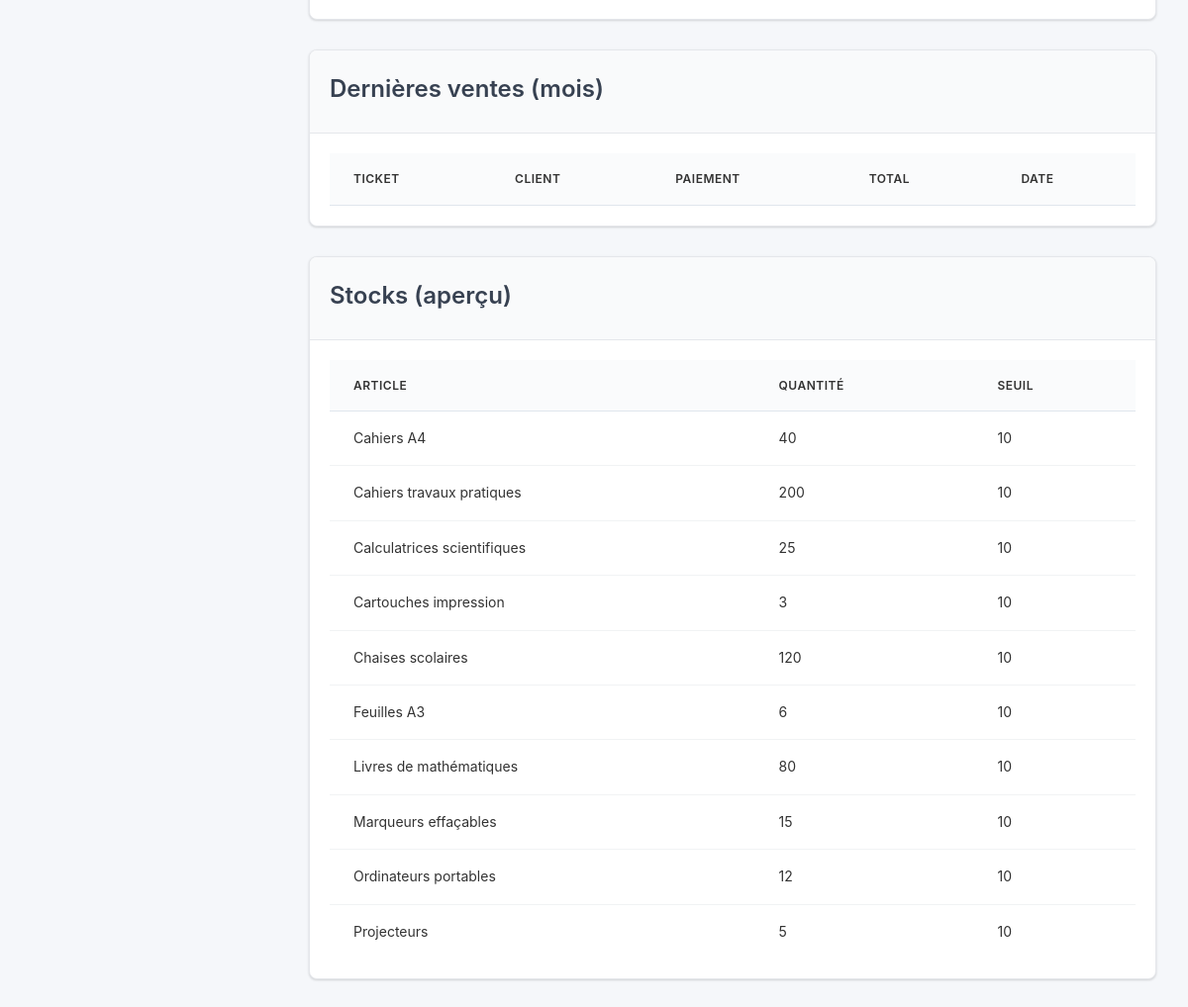
Page /dashboard_directeur.php (signed in, lower part) on the earlier database version.
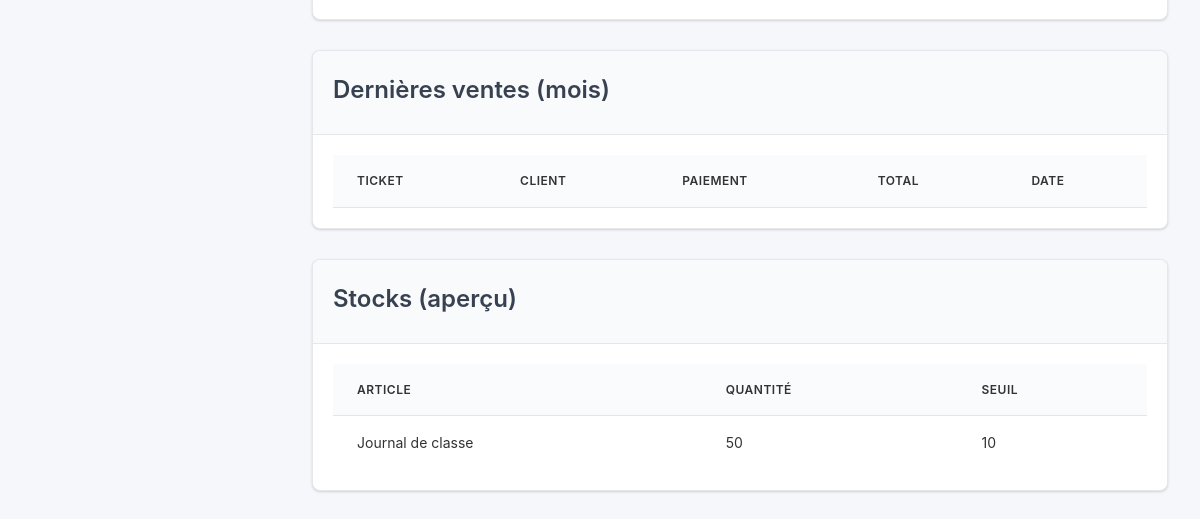
Same page on the later database version.
### tables this page shows
CREATE TABLE `stocks` (
  `id` int(11) NOT NULL,
  `nom_article` varchar(150) NOT NULL,
  `categorie` varchar(100) DEFAULT NULL,
  `code_barres` varchar(64) DEFAULT NULL,
  `prix_achat` decimal(10,2) DEFAULT NULL,
  `quantite` int(11) NOT NULL,
  `seuil` int(11) NOT NULL,
  `created_at` timestamp NOT NULL DEFAULT current_timestamp(),
  `updated_at` timestamp NOT NULL DEFAULT current_timestamp() ON UPDATE current_timestamp(),
  `seuil_alerte` int(11) DEFAULT 10,
  `prix_vente` decimal(10,2) NOT NULL DEFAULT 0.00
);

### dashboard_directeur.php (the view, shortened to what this page needs)
<?php
$pdo = Database::getConnection();
$stocksStmt = $pdo->query('SELECT nom_article, quantite, seuil_alerte FROM stocks ORDER BY nom_article ASC LIMIT 10');
$stocks = $stocksStmt->fetchAll() ?: [];
$additionalCSS = ['assets/css/dashboard.css', 'assets/css/clients.css'];
?>
<div class="clients-page">
	<div class="charts-grid">
		<div class="card">
			<div class="card-body">
			</div>
		</div>
		<div class="card">
			<div class="card-header"><h3 class="card-title">Dernières ventes (mois)</h3></div>
			<div class="card-body">
				<div class="table-responsive">
					<table class="table">
						<thead><tr><th>Ticket</th><th>Client</th><th>Paiement</th><th>Total</th><th>Date</th></tr></thead>
					</table>
				</div>
			</div>
		</div>
		<div class="card">
			<div class="card-header"><h3 class="card-title">Stocks (aperçu)</h3></div>
			<div class="card-body">
				<div class="table-responsive">
					<table class="table">
						<thead><tr><th>Article</th><th>Quantité</th><th>Seuil</th></tr></thead>
						<tbody>
							<?php foreach ($stocks as $s): ?>
							<tr>
								<td><?php echo htmlspecialchars($s['nom_article']); ?></td>
								<td><?php echo (int)$s['quantite']; ?></td>
								<td><?php echo (int)($s['seuil_alerte'] ?? 0); ?></td>
							</tr>
							<?php endforeach; ?>
						</tbody>
					</table>
				</div>
			</div>
		</div>
	</div>
</div>
<?php
$content = ob_get_clean();
include __DIR__ . '/layout/base.php';
?>

### layout/base.php (shortened to what this page needs)
<?php
$bodyClass = $bodyClass ?? '';
$additionalCSS = $additionalCSS ?? [];
?>
<!DOCTYPE html>
<html lang="fr" data-theme="light">
<head>
    <link rel="stylesheet" href="assets/css/style.css">
    <link rel="stylesheet" href="assets/css/notifications.css">
    <link rel="stylesheet" href="https://cdnjs.cloudflare.com/ajax/libs/font-awesome/6.4.0/css/all.min.css">
    <?php foreach ($additionalCSS as $css): ?>
        <link rel="stylesheet" href="<?php echo htmlspecialchars($css); ?>">
    <?php endforeach; ?>
</head>
<body class="<?php echo htmlspecialchars($bodyClass); ?>">
    <div class="app-layout">
        <main class="main-content">
            <div class="content-area">
                <?php
                if (isset($content)) {
                    echo $content;
                } else {
                    if (isset($contentFile) && file_exists($contentFile)) {
                        include $contentFile;
                    }
                }
                ?>
            </div>
        </main>
    </div>
</body>
</html>

### assets/css/style.css (style rules this page uses)
:root { --primary-color: #1E88E5; --primary-hover: #1976D2; --primary-light: #E3F2FD; --secondary-color: #43A047; --secondary-hover: #388E3C; --secondary-light: #E8F5E8; --success-color: #43A047; --warning-color: #FF9800; --danger-color: #F44336; --info-color: #2196F3; --bg-primary: #F5F7FA; --bg-secondary: #FFFFFF; --bg-tertiary: #FAFBFC; --bg-sidebar: #FFFFFF; --bg-header: #FFFFFF; --text-primary: #333333; --text-secondary: #666666; --text-muted: #999999; --text-white: #FFFFFF; --text-dark: #212529; --border-color: #E0E6ED; --border-light: #F1F3F4; --border-dark: #D1D5DB; --shadow-sm: 0 1px 3px rgba(0, 0, 0, 0.1); --shadow-md: 0 4px 6px rgba(0, 0, 0, 0.1); --shadow-lg: 0 10px 15px rgba(0, 0, 0, 0.1); --shadow-xl: 0 20px 25px rgba(0, 0, 0, 0.15); --radius-sm: 4px; --radius-md: 8px; --radius-lg: 12px; --radius-xl: 16px; --radius-full: 50px; --spacing-xs: 0.25rem; --spacing-sm: 0.5rem; --spacing-md: 1rem; --spacing-lg: 1.5rem; --spacing-xl: 2rem; --spacing-2xl: 3rem; --font-family: 'Poppins', -apple-system, BlinkMacSystemFont, 'Segoe UI', Roboto, sans-serif; --font-size-xs: 0.75rem; --font-size-sm: 0.875rem; --font-size-base: 1rem; --font-size-lg: 1.125rem; --font-size-xl: 1.25rem; --font-size-2xl: 1.5rem; --font-size-3xl: 1.875rem; --font-size-4xl: 2.25rem; --transition-fast: 0.15s ease; --transition-normal: 0.3s ease; --transition-slow: 0.5s ease; --sidebar-width: 280px; --sidebar-collapsed-width: 80px; --header-height: 70px; --content-padding: 2rem; }
*, *::before, *::after { box-sizing: border-box; margin: 0; padding: 0; }
html { font-size: 16px; scroll-behavior: smooth; }
body { font-family: var(--font-family); font-size: var(--font-size-base); line-height: 1.6; color: var(--text-primary); background-color: var(--bg-primary); transition: background-color var(--transition-normal), color var(--transition-normal); }
.app-layout { display: flex; min-height: 100vh; background-color: var(--bg-primary); }
.main-content { flex: 1; margin-left: var(--sidebar-width); transition: margin-left var(--transition-normal); min-height: 100vh; display: flex; flex-direction: column; }
.content-area { flex: 1; padding: var(--content-padding); background-color: var(--bg-primary); }
.card { background-color: var(--bg-secondary); border: 1px solid var(--border-color); border-radius: var(--radius-lg); box-shadow: var(--shadow-sm); overflow: hidden; transition: all var(--transition-fast); }
.card-header { padding: var(--spacing-lg); border-bottom: 1px solid var(--border-color); background-color: var(--bg-tertiary); }
.card-title { font-size: var(--font-size-lg); font-weight: 600; color: var(--text-primary); margin-bottom: var(--spacing-xs); }
.card-body { padding: var(--spacing-lg); }
.table { width: 100%; border-collapse: collapse; font-size: var(--font-size-sm); }
.table th { background-color: var(--bg-tertiary); padding: var(--spacing-md) var(--spacing-lg); text-align: left; font-weight: 600; color: var(--text-primary); border-bottom: 1px solid var(--border-color); font-size: var(--font-size-xs); text-transform: uppercase; letter-spacing: 0.5px; }
.table td { padding: var(--spacing-md) var(--spacing-lg); border-bottom: 1px solid var(--border-light); color: var(--text-primary); }
.table tbody tr:last-child td { border-bottom: none; }

### assets/css/clients.css (style rules this page uses)
.clients-page { display: grid; gap: var(--spacing-lg); }
:root { --client-primary: #8B5CF6; --client-secondary: #A78BFA; --client-success: #10B981; --client-warning: #F59E0B; --client-danger: #EF4444; --client-info: #3B82F6; --client-parent: #8B5CF6; --client-student: #06B6D4; --client-regular: #10B981; --client-other: #6B7280; }
.clients-page { background: var(--bg-primary); }

Differences in the rows shown:
removed stocks: nom_article "Cahiers A4", quantite "40", seuil_alerte "10"
removed stocks: nom_article "Cahiers travaux pratiques", quantite "200", seuil_alerte "10"
removed stocks: nom_article "Calculatrices scientifiques", quantite "25", seuil_alerte "10"
removed stocks: nom_article "Cartouches impression", quantite "3", seuil_alerte "10"
removed stocks: nom_article "Chaises scolaires", quantite "120", seuil_alerte "10"
removed stocks: nom_article "Feuilles A3", quantite "6", seuil_alerte "10"
removed stocks: nom_article "Livres de mathématiques", quantite "80", seuil_alerte "10"
removed stocks: nom_article "Marqueurs effaçables", quantite "15", seuil_alerte "10"
removed stocks: nom_article "Ordinateurs portables", quantite "12", seuil_alerte "10"
removed stocks: nom_article "Projecteurs", quantite "5", seuil_alerte "10"
added stocks: nom_article "Journal de classe", quantite "50", seuil_alerte "10"
